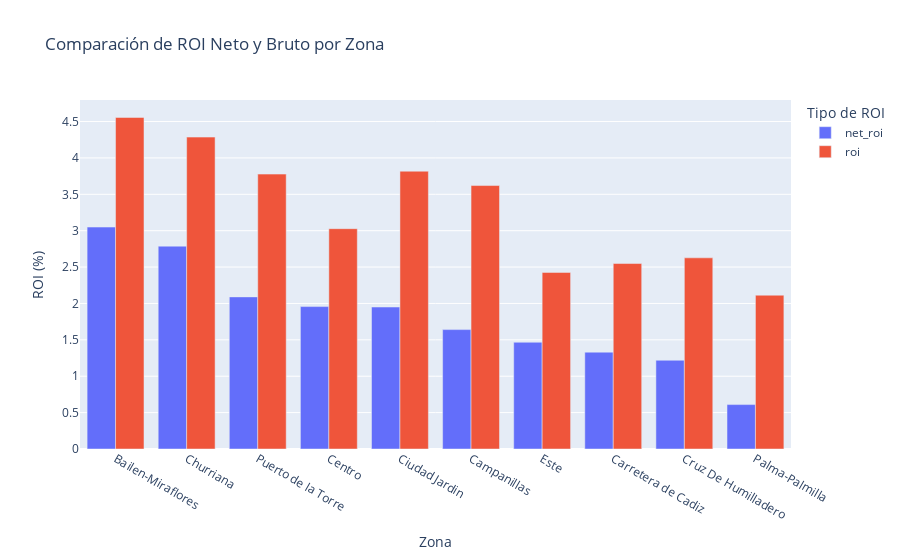

Notebook source saved alongside this figure:
### Code cell
# Gráfico interactivo de ROI por zona y tipo de propiedad (barras agrupadas, vertical)
fig = px.bar(
    roi_summary.head(10).melt(id_vars='neighbourhood', value_vars=['net_roi', 'roi']),
    x='neighbourhood',
    y='value',
    color='variable',
    barmode='group',
    title="Comparación de ROI Neto y Bruto por Zona",
    labels={'value': 'ROI (%)', 'neighbourhood': 'Zona', 'variable': 'Tipo de ROI'}
)
fig.update_layout(
    xaxis_title="Zona",
    yaxis_title="ROI (%)",
    legend_title="Tipo de ROI",
    bargap=0.2
)
fig.show()

# Ranking de zonas con mayor ROI neto
print("Ranking de zonas con mayor ROI neto:")
display(roi_summary[['neighbourhood', 'net_roi']].sort_values(by='net_roi', ascending=False).head(10))

### Figure 1 — Plotly figure (JSON) as saved in the notebook; plotly's stock layout.template omitted (floating-point values rounded to 4 significant figures)
{"data": [{"alignmentgroup": "True", "hovertemplate": "Tipo de ROI=net_roi<br>Zona=%{x}<br>ROI (%)=%{y}<extra></extra>", "legendgroup": "net_roi", "marker": {"color": "#636efa", "pattern": {"shape": ""}}, "name": "net_roi", "offsetgroup": "net_roi", "orientation": "v", "showlegend": true, "textposition": "auto", "type": "bar", "x": ["Bailen-Miraflores", "Churriana", "Puerto de la Torre", "Centro", "Ciudad Jardin", "Campanillas", "Este", "Carretera de Cadiz", "Cruz De Humilladero", "Palma-Palmilla"], "xaxis": "x", "y": [3.05, 2.788, 2.09, 1.957, 1.951, 1.641, 1.467, 1.331, 1.22, 0.6104], "yaxis": "y"}, {"alignmentgroup": "True", "hovertemplate": "Tipo de ROI=roi<br>Zona=%{x}<br>ROI (%)=%{y}<extra></extra>", "legendgroup": "roi", "marker": {"color": "#EF553B", "pattern": {"shape": ""}}, "name": "roi", "offsetgroup": "roi", "orientation": "v", "showlegend": true, "textposition": "auto", "type": "bar", "x": ["Bailen-Miraflores", "Churriana", "Puerto de la Torre", "Centro", "Ciudad Jardin", "Campanillas", "Este", "Carretera de Cadiz", "Cruz De Humilladero", "Palma-Palmilla"], "xaxis": "x", "y": [4.556, 4.286, 3.778, 3.028, 3.818, 3.62, 2.427, 2.549, 2.627, 2.114], "yaxis": "y"}], "layout": {"bargap": 0.2, "barmode": "group", "legend": {"title": {"text": "Tipo de ROI"}, "tracegroupgap": 0}, "title": {"text": "Comparación de ROI Neto y Bruto por Zona"}, "xaxis": {"anchor": "y", "domain": [0, 1], "title": {"text": "Zona"}}, "yaxis": {"anchor": "x", "domain": [0, 1], "title": {"text": "ROI (%)"}}}}
